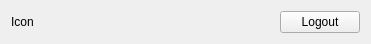
<?xml version="1.0" encoding="UTF-8"?>
<ui version="4.0">
 <class>StatusWidget</class>
 <widget class="QWidget" name="StatusWidget">
  <property name="geometry">
   <rect>
    <x>0</x>
    <y>0</y>
    <width>371</width>
    <height>41</height>
   </rect>
  </property>
  <property name="windowTitle">
   <string>Form</string>
  </property>
  <layout class="QHBoxLayout" name="horizontalLayout">
   <item>
    <widget class="QLabel" name="iconLabel">
     <property name="text">
      <string>Icon</string>
     </property>
    </widget>
   </item>
   <item>
    <widget class="QLabel" name="userLabel">
     <property name="sizePolicy">
      <sizepolicy hsizetype="Expanding" vsizetype="Preferred">
       <horstretch>0</horstretch>
       <verstretch>0</verstretch>
      </sizepolicy>
     </property>
     <property name="text">
      <string/>
     </property>
     <property name="alignment">
      <set>Qt::AlignCenter</set>
     </property>
    </widget>
   </item>
   <item>
    <widget class="QPushButton" name="logoutButton">
     <property name="text">
      <string>Logout</string>
     </property>
    </widget>
   </item>
  </layout>
 </widget>
 <resources/>
 <connections/>
</ui>
